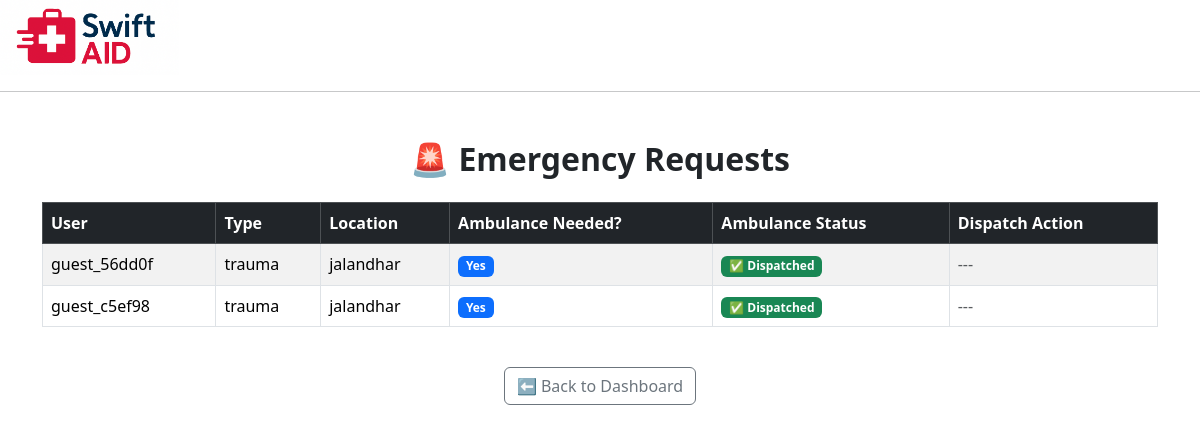
The page /hospital-admin/emergencies/ (signed in) on the database as committed earlier.
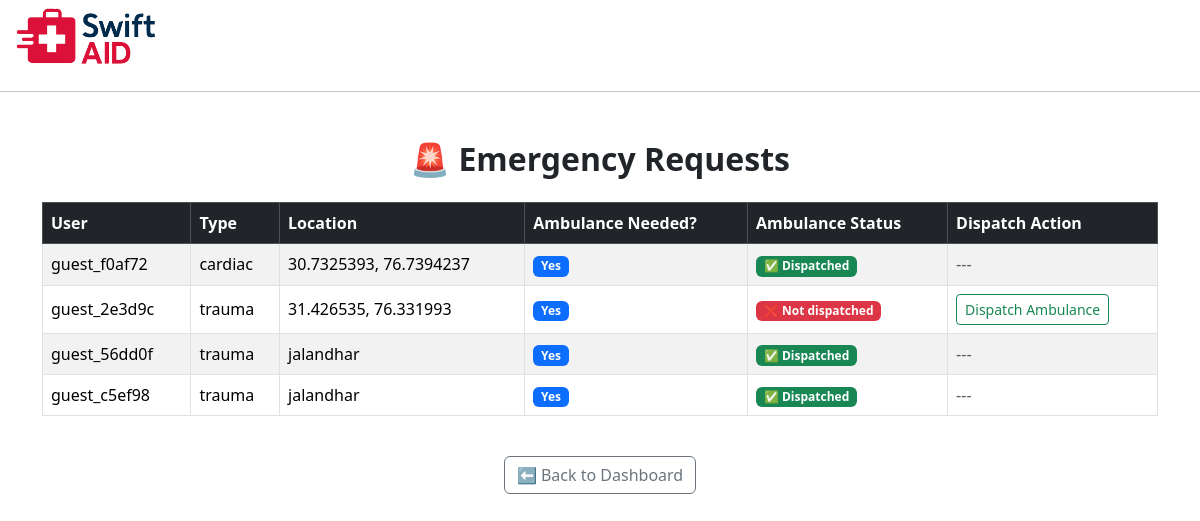
The same page on the database as committed later.
### emergency/models.py (models this page shows, shortened)
class EmergencyRequest(models.Model):
    EMERGENCY_CHOICES = [
        ('trauma', 'Trauma'),
        ('cardiac', 'Cardiac'),
        ('stroke', 'Stroke'),
        ('snakebite', 'Snakebite'),
        ('fire', 'Fire'),
        ('gunshot', 'Gunshot or Stab Wound'),
        ('other', 'Other'),
    ]
    STATUS_CHOICES = [
        ('Not Started', 'Not Started'),
        ('In Progress', 'In Progress'),
        ('Completed', 'Completed'),
    ]
    SEVERITY_CHOICES = [
    ('low', 'Low'),
    ('medium', 'Medium'),
    ('high', 'High'),
    ('critical', 'Critical'),
    ]
    user = models.ForeignKey(User, on_delete=models.CASCADE)
    emergency_type = models.CharField(max_length=50, choices=EMERGENCY_CHOICES)
    severity = models.CharField(max_length=20, choices=SEVERITY_CHOICES, default='medium')
    other_emergency_text = models.CharField(max_length=100, blank=True)
    location = models.CharField(max_length=255)
    description = models.TextField(blank=True)
    timestamp = models.DateTimeField(auto_now_add=True)
    assigned_hospital = models.ForeignKey(Hospital, on_delete=models.SET_NULL, null=True, blank=True)
    ambulance_required = models.BooleanField(default=False)
    ambulance_dispatched = models.BooleanField(default=False)
    assigned_staff = models.ForeignKey(HospitalStaff, null=True, blank=True, on_delete=models.SET_NULL)
    status = models.CharField(max_length=20, choices=STATUS_CHOICES, default='Not Started')

### emergency/views.py (the view, shortened to what this page needs)
# urls.py: path('hospital-admin/emergencies/', views.view_emergency_requests, name='view_emergencies'),
@login_required
def view_emergency_requests(request):
    hospital = get_object_or_404(Hospital, user =request.user)
    emergencies = EmergencyRequest.objects.filter(
    models.Q(assigned_hospital__isnull=True) | models.Q(assigned_hospital = hospital)).order_by('-timestamp')
    return render(request, 'hospital_admin/view_emergencies.html', {
        'emergencies': emergencies,
        'hospital': hospital,
    })

### emergency/templates/hospital_admin/view_emergencies.html (shortened to what this page needs)
{% extends 'emergency/base.html' %}
{% block content %}
<div class="container my-5">
    <h2 class="fw-bold text-center mb-4">🚨 Emergency Requests</h2>
    <div class="table-responsive">
        <table class="table table-striped table-bordered align-middle">
            <thead class="table-dark">
                <tr>
                    <th>User</th>
                    <th>Type</th>
                    <th>Location</th>
                    <th>Ambulance Needed?</th>
                    <th>Ambulance Status</th>
                    <th>Dispatch Action</th>
                </tr>
            </thead>
            <tbody>
                {% for em in emergencies %}
                <tr>
                    <td>{{ em.user.username }}</td>
                    <td>{{ em.emergency_type }}</td>
                    <td>{{ em.location }}</td>
                    <td>
                        <span class="badge {% if em.ambulance_required %}bg-primary{% else %}bg-secondary{% endif %}">
                            {{ em.ambulance_required|yesno:"Yes,No" }}
                        </span>
                    </td>
                    <td>
                        {% if em.ambulance_dispatched %}
                            <span class="badge bg-success">✅ Dispatched</span>
                        {% else %}
                            <span class="badge bg-danger">❌ Not dispatched</span>
                        {% endif %}
                    </td>
                    <td>
                        {% if em.ambulance_required and not em.ambulance_dispatched %}
                            <form method="POST" class="d-inline">
                                <button type="submit" class="btn btn-sm btn-outline-success">
                                    Dispatch Ambulance
                                </button>
                            </form>
                        {% else %}
                            <span class="text-muted">---</span>
                        {% endif %}
                    </td>
                </tr>
                {% endfor %}
            </tbody>
        </table>
    </div>
    <div class="text-center mt-4">
        <a href="{% url 'admin_dash' %}" class="btn btn-outline-secondary">⬅️ Back to Dashboard</a>
    </div>
</div>
{% endblock %}

### emergency/templates/emergency/base.html (shortened to what this page needs)
{% load static %}
<!DOCTYPE html>
<html lang="en">
<head>
    <link href="https://cdn.jsdelivr.net/npm/bootstrap@5.3.2/dist/css/bootstrap.min.css" rel="stylesheet">
</head>
<body>
    <div>
        <a href="{% url 'home' %}">
            <img src="{% static 'Images/applogo.png' %}" alt="SwiftAID Logo" style="height: 75px;">
        </a>
    </div>
    <hr>
    {% block content %}
    {% endblock %}
</body>
</html>

Rows that differ between the two databases and show on the page:
added EmergencyRequest: user.username "guest_f0af72", emergency_type "cardiac", location "30.7325393, 76.7394237", ambulance_required "Yes", ambulance_dispatched "✅ Dispatched"
added EmergencyRequest: user.username "guest_2e3d9c", emergency_type "trauma", location "31.426535, 76.331993", ambulance_required "Yes", ambulance_dispatched "❌ Not dispatched"
